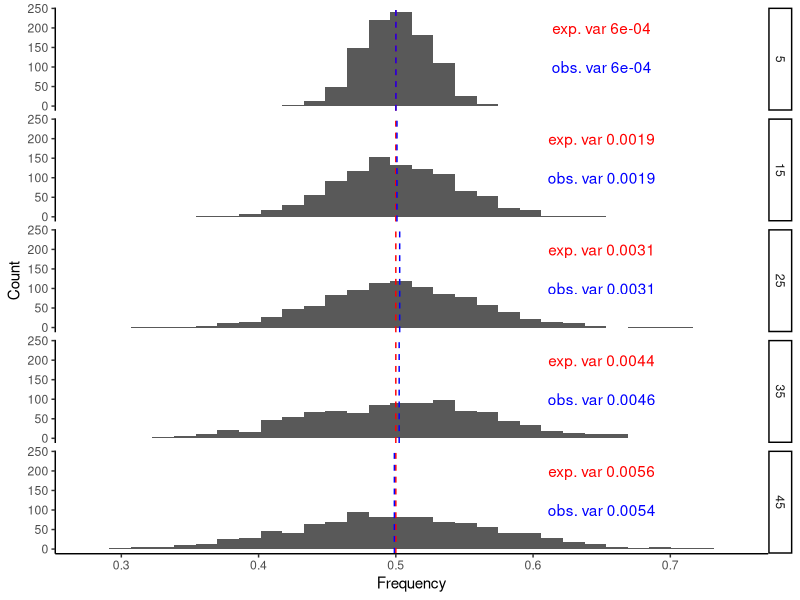
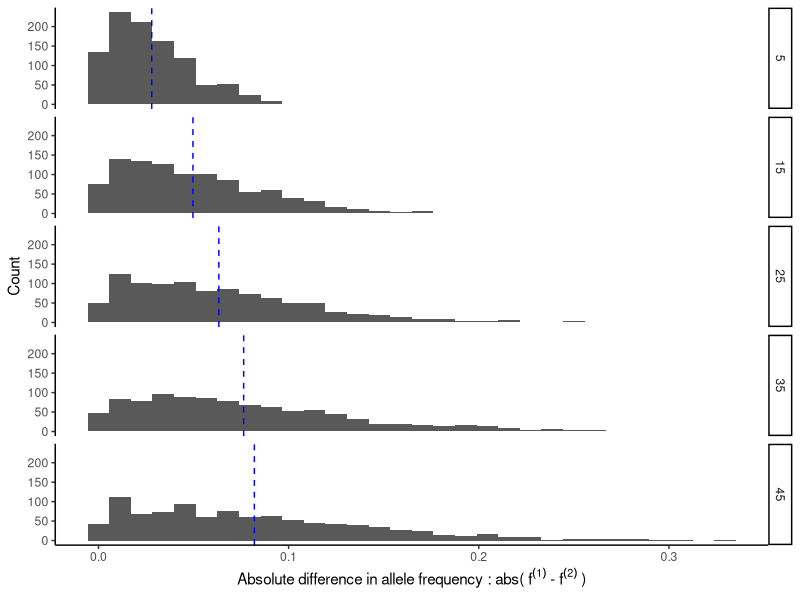

These figures' R source, in order:
## ---- chunk 1

library(dplyr)
library(ggplot2)
library(data.table)

## ---- chunk 2

#write a binomial sampling function to simulate drift in a population
let.it.drift <-function(f0, g, Ne){
  #f0 is  starting frequency in the ancestral population
  #make sure g and Ne are integers
  for(i in 1:g){
    nalleles = rbinom(Ne, 2, f0) #sample Ne diploid individuals
    f0 = mean(nalleles)/2 #calculate frequency in the population
  }
  return(f0) # return final frequency
}

## ---- chunk 3

#simulate drift in 1000 loci for increasing number of generations of drift (5-50)
p.exp = sapply(seq(5,50,10),
               function(x){
                 replicate(1000, let.it.drift( f0 = 0.5, g = x, Ne = 1000))})

p.exp = data.table(p.exp)
colnames(p.exp) = as.character(seq(5,50,10))
p.exp$rep = c(1:1000)

# melt to long format for plotting in panels
mp.exp = reshape2::melt(p.exp, id.vars="rep", 
              variable.name = "generations",
              value.name = "frequency")

#calculate the expected and observed mean and variance in allele frequency for each value of the number of generations
mp.exp.summary = mp.exp %>%
  group_by(generations)%>%
  summarize(mean.f = mean(frequency),
            var.f = var(frequency)) %>%
  mutate(g = as.numeric(as.character(generations)),
         exp.var = 0.5*(1 - 0.5)*(g/2000))

#plot!
ggplot(mp.exp, aes(frequency))+
  geom_histogram()+
  facet_grid(generations~.)+
  theme_classic()+
  geom_vline(xintercept = 0.5, 
             color = "Red", 
             linetype= "dashed")+
  geom_vline(data = mp.exp.summary, 
             aes(xintercept = mean.f), 
             color = "blue",
             linetype= "dashed")+
  geom_text(data = mp.exp.summary, 
            aes(x = 0.65, y = 100, 
                label = paste("obs. var", 
                              round(var.f,4))),
            color = "blue")+
  geom_text(data = mp.exp.summary, 
            aes(x = 0.65, y = 200, 
                label = paste("exp. var",
                              round(exp.var,4))),
            color = "red")+
  labs(x = "Frequency",
       y = "Count")


## ---- chunk 4

#simulate drift in 1000 loci for increasing number of generations of drift (5-50)
#pop 2 (we will use p.exp as pop1 frequencies)
p.exp2 = sapply(seq(5,50,10),
               function(x){
                 replicate(1000, let.it.drift( f0 = 0.5, g = x, Ne = 1000))})

p.exp2 = data.table(p.exp2)
colnames(p.exp2) = as.character(seq(5,50,10))
p.exp2$rep = c(1:1000)

# melt to long format for plotting in panels
mp.exp2 = reshape2::melt(p.exp2, id.vars = "rep", 
              variable.name = "generations",
              value.name = "frequency")

colnames(mp.exp)[3] = "freq1"
colnames(mp.exp2)[3] = "freq2"

mp.exp = merge(mp.exp, mp.exp2, by = c("rep","generations"))

#calculate the expected and observed mean and variance in allele frequency for each value of the number of generations
mp.exp.summary = mp.exp %>%
  group_by(generations)%>%
  summarize(mean.abs.diff = mean(abs(freq1 - freq2)))

#plot!
ggplot(mp.exp, aes(abs(freq1 - freq2)))+
  geom_histogram()+
  facet_grid(generations~.)+
  theme_classic()+
  geom_vline(data = mp.exp.summary, 
             aes(xintercept = mean.abs.diff), 
             color = "blue",
             linetype= "dashed")+
  labs(x = bquote("Absolute difference in allele frequency : abs("~f^(1)~"-"~f^(2)~")"),
       y = "Count")


